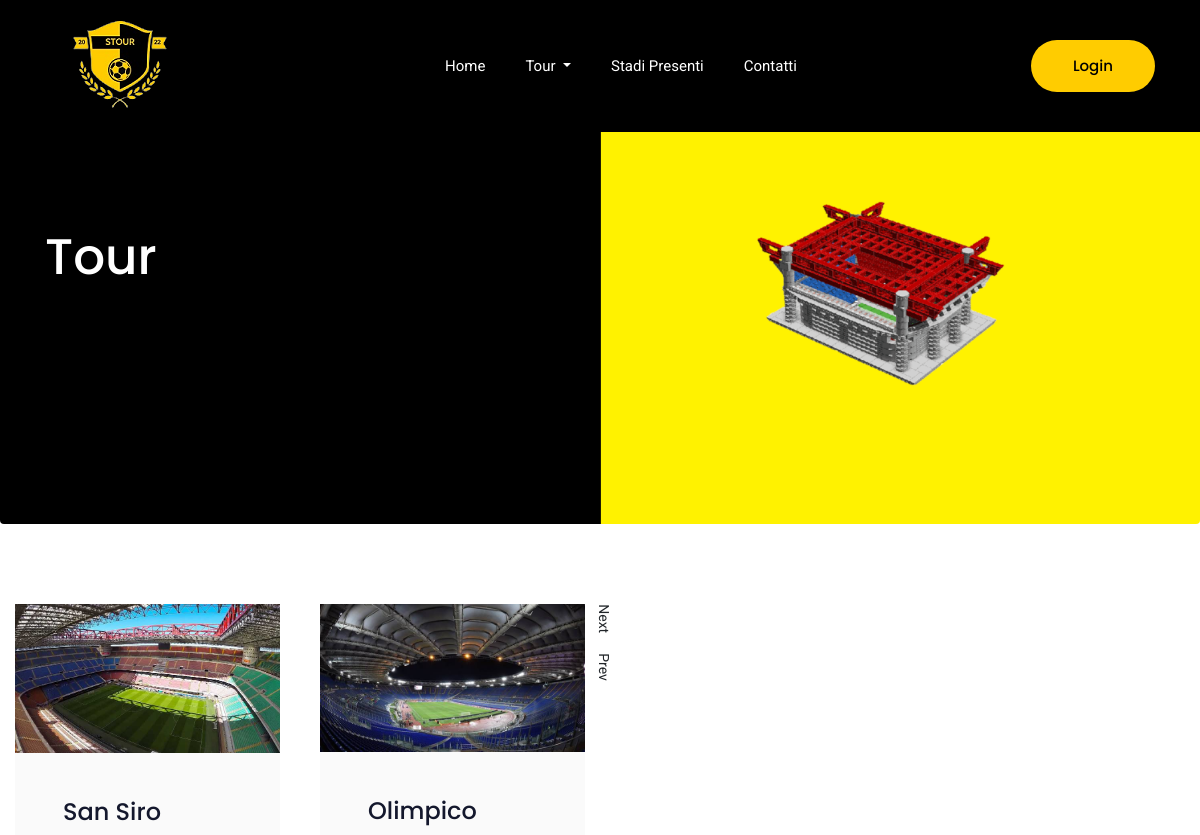
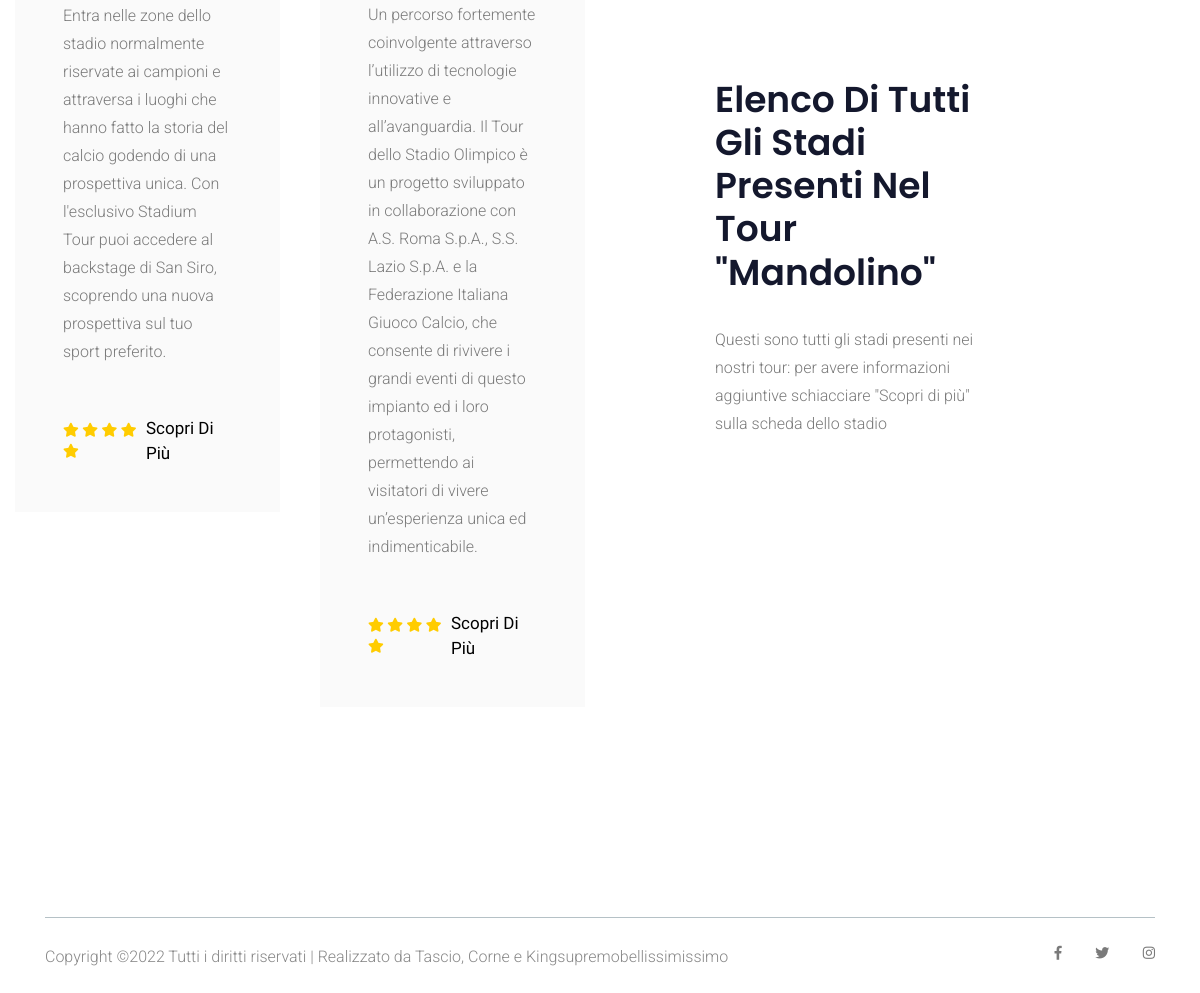
Page /pages/tour.php?id=1 on the committed database (2 pictures, top to bottom).
### tables this page shows
CREATE TABLE `stadio` (
  `id` int(11) NOT NULL,
  `nome` varchar(255) NOT NULL,
  `citta` varchar(255) NOT NULL,
  `mappa` varchar(2000) NOT NULL,
  `preview` varchar(2000) NOT NULL,
  `descrizione` varchar(2000) NOT NULL,
  `prezzo` int(25) NOT NULL,
  `orario` varchar(2000) NOT NULL,
  `capienza` int(11) NOT NULL,
  `img` varchar(255) NOT NULL
);

CREATE TABLE `tour` (
  `id` int(11) NOT NULL,
  `nome` varchar(255) DEFAULT NULL,
  `costo` int(11) DEFAULT NULL,
  `utente` varchar(255) DEFAULT NULL
);

### pages/tour.php (the view, shortened to what this page needs)
<?php
    require_once('connessione.php');
    if(isset($_GET['id'])) {
        $idTour = $_GET['id'];
    }
?>
<!doctype html>
<html>
<head>
    <link rel="stylesheet" href="../css/css/bootstrap.min.css">
    <link rel="stylesheet" href="../css/css/animate.css">
    <link rel="stylesheet" href="../css/css/owl.carousel.min.css">
    <link rel="stylesheet" href="../css/css/all.css">
    <link rel="stylesheet" href="../css/css/flaticon.css">
    <link rel="stylesheet" href="../css/css/themify-icons.css">
    <link rel="stylesheet" href="../css/css/nice-select.css">
    <link rel="stylesheet" href="../css/css/magnific-popup.css">
    <link rel="stylesheet" href="../css/css/slick.css">
    <link rel="stylesheet" href="../css/css/style.css">
</head>
<body>
    <header class="main_menu home_menu" style="background-color: black">
            <div class="container">
                <div class="row align-items-center">
                    <div class="col-lg-12">
                        <nav class="navbar navbar-expand-lg navbar-light" style="list-style: none" >
                            <a class="navbar-brand" href="../index.php"> <img src="../img/favicon.png" alt="logo"> </a>
                            <div class="collapse navbar-collapse main-menu-item" id="navbarSupportedContent">
                                <ul class="navbar-nav">
                                    <li class="nav-item">
                                        <a class="nav-link" href="../index.php">Home</a>
                                    </li>
                                    <li class="nav-item dropdown">
                                        <a class="nav-link dropdown-toggle" href=" blog.html" id="navbarDropdown"
                                            role="button" data-toggle="dropdown" aria-haspopup="true" aria-expanded="false">
                                            Tour
                                        </a>
                                    </li>
                                    <li class="nav-item">
                                        <a class="nav-link" href=" stadiTutti.php">Stadi presenti</a>
                                    </li>
                                    <li class="nav-item">
                                        <a class="nav-link" href=" contact.php">Contatti</a>
                                    </li>
                                </ul>
                            </div>
                                        <?php
                                            if(!empty($_SESSION['user'])){
                                                if($_SESSION['user'] == "admin"){
                                                    echo '
                                                    <li class="nav-item dropdown">
                                                        <a class="nav-link dropdown-toggle" id="navbarDropdown" role="button" data-toggle="dropdown" aria-haspopup="false" aria-expanded="false">
                                                            <img src="../img/profilo.png" alt="Profilo" style="border-radius: 50%; " width="50" height="50">
                                                        </a>
                                                        <div class="dropdown-menu" aria-labelledby="navbarDropdown">
                                                            <p class="dropdown-item">Benvenuto '.$_SESSION['user'].'</p>
                                                            <a class="dropdown-item" style="color:red" id="pannelloDiControlloTasto" href="../admin/admin.php">Pannello di controllo</a>
                                                            <a class="dropdown-item" id="logoutTasto" href=" logout.php">Esci</a>
                                                        </div>
                                                    </li>
                                                    ';
                                                }
                                                else{
                                                    echo '
                                                    <li class="nav-item dropdown">
                                                        <a class="nav-link dropdown-toggle" id="navbarDropdown" role="button" data-toggle="dropdown" aria-haspopup="true" aria-expanded="false">
                                                            <img src="../img/profilo.png" alt="Profilo" style="border-radius: 50%;" width="50" height="50">
                                                        </a>
                                                        <div class="dropdown-menu" aria-labelledby="navbarDropdown">
                                                            <p class="dropdown-item">Benvenuto '.$_SESSION['user'].'</p>
                                                            <a class="dropdown-item" id="tourEffettuati" href=" tourEffettuati.php">Tour effettuati</a>
                                                            <a class="dropdown-item" id="logoutTasto" href=" logout.php">Esci</a>
                                                        </div>
                                                    </li>
                                                    ';
                                                }
                                            }
                                            else{
                                                echo'
                            <a class="btn_1 d-none d-lg-block" href=" login.php">Login</a>
                                                ';
                                            }
                                        ?>
                        </nav>
                    </div>
                </div>
            </div>
        </header>
	<section class="breadcrumb breadcrumb_bg" style="text-align: left;background: url(../img/sfondo.png) no-repeat center center/cover;" >
		<div class="container" style="text-align: left">
			<div class="row" style="text-align: left">
				<div class="col-lg-12">
					<div class="breadcrumb_iner text-center" style="text-align: left">
						<div class="breadcrumb_iner_item" style="text-align: left">
							<h2>Tour</h2>
						</div>
					</div>
				</div>
			</div>
		</div>
	</section>
    <?php
        if(isset($_GET['id'])){
            echo'
                <section class="tour_package padding_top single_pack">
                    <div class="container-fluid">
                        <div class="row align-items-center">
                            <div class="col-lg-6 col-sm-6 ">
                                <div class="tour_package_cotent owl-carousel">';
                                    $query = "SELECT stadio FROM TourHaStadio WHERE tour= $idTour";
                                    $risultato = $conn -> query($query);
                                    if($risultato -> num_rows > 0){
                                        while($row = $risultato -> fetch_assoc()){
                                            $idStadio = $row['stadio'];
                                            $query2 = "SELECT * FROM stadio WHERE id = $idStadio";
                                            $risultato2 = $conn -> query($query2);
                                            if($risultato2 -> num_rows > 0){
                                                while($row = $risultato2 -> fetch_assoc()){
                                                echo'
                                                    <div class="single_tour_package">
                                                        <img src="../'.$row['img'].'" alt="">
                                                        <div class="tour_pack_content">
                                                            <h4>'.$row['nome'].'</h4>
                                                            <p> '.$row['preview'].'</p>
                                                            <div class="tour_content_rating">
                                                                <ul>
                                                                    <li><a href="#"><i class="fas fa-star"></i></a></li>
                                                                    <li><a href="#"><i class="fas fa-star"></i></a></li>
                                                                    <li><a href="#"><i class="fas fa-star"></i></a></li>
                                                                    <li><a href="#"><i class="fas fa-star"></i></a></li>
                                                                    <li><a href="#"><i class="fas fa-star"></i></a></li>
                                                                </ul>
                                                                <a href="stadio.php?id='.$row['id'].'" class="btn1">Scopri di più</a>';
                                                                echo'
                                                            </div>
                                                        </div>
                                                    </div>';
                                                }
                                            }
                                        }
                                    }
                                    echo'
                                </div>
                            </div>';
                                $query2 = "SELECT * FROM Tour WHERE id = $idTour ";
                                $risultato2 = $conn -> query($query2);
                                if($risultato2 -> num_rows > 0){
                                    while($row = $risultato2 -> fetch_assoc()){
                                    echo '
                                        <div class="col-lg-5 col-xl-3 offset-lg-1 col-sm-6">
                                            <div class="tour_pack_content">
                                                <img src="img/section_tittle_img.png" alt="">
                                                <h2>Elenco di tutti gli stadi presenti nel tour  "'.$row['nome'].'"</h2>
                                                <p>Questi sono tutti gli stadi presenti nei nostri tour: per avere informazioni aggiuntive schiacciare "Scopri di più" sulla scheda dello stadio</p>
                                            </div>
                                        </div>';
                                    }
                                }
                                echo'
                        </div>
                    </div>
                </section>';
        }
        ?>
    <footer class="footer_part">
            <div class="container">
                <hr>
                <div class="row">
                    <div class="col-lg-8">
                        <div class="copyright_text">
                            <P>
    Copyright &copy;<script>document.write(new Date().getFullYear());</script> Tutti i diritti riservati | Realizzato da Tascio, Corne e Kingsupremobellissimissimo</a>
    </P>
                        </div>
                    </div>
                    <div class="col-lg-4">
                        <div class="footer_icon social_icon">
                            <ul class="list-unstyled">
                                <li><a href="#" class="single_social_icon"><i class="fab fa-facebook-f"></i></a></li>
                                <li><a href="#" class="single_social_icon"><i class="fab fa-twitter"></i></a></li>
                                <li><a href="#" class="single_social_icon"><i class="fab fa-instagram"></i></a></li>
                            </ul>
                        </div>
                    </div>
                </div>
            </div>
        </footer>
</body>
</html>

### css/css/all.css (style rules this page uses)
.fa, .fas, .far, .fal, .fab { -moz-osx-font-smoothing: grayscale; -webkit-font-smoothing: antialiased; display: inline-block; font-style: normal; font-variant: normal; text-rendering: auto; line-height: 1; }
.fa-facebook-f:before { content: "\f39e"; }
.fa-instagram:before { content: "\f16d"; }
.fa-star:before { content: "\f005"; }
.fa-twitter:before { content: "\f099"; }
.fab { font-family: 'Font Awesome 5 Brands'; }
.fa, .fas { font-family: 'Font Awesome 5 Free'; font-weight: 900; }

### rows in the picture
stadio: img (picture), nome "San Siro", preview "Entra nelle zone dello stadio normalmente riservate ai campioni e attraversa i luoghi che hanno fatto la storia del calcio godendo di una prospettiva unica. Con l'esclusivo Stadium Tour puoi accedere al backstage di San Siro, scoprendo una nuova prospettiva sul tuo sport preferito."
stadio: img (picture), nome "Olimpico", preview "Un percorso fortemente coinvolgente attraverso l’utilizzo di tecnologie innovative e all’avanguardia. Il Tour dello Stadio Olimpico è un progetto sviluppato in collaborazione con A.S. Roma S.p.A., S.S. Lazio S.p.A. e la Federazione Italiana Giuoco Calcio, che consente di rivivere i grandi eventi di questo impianto ed i loro protagonisti, permettendo ai visitatori di vivere un’esperienza unica ed indimenticabile."
tour: nome "Mandolino"
